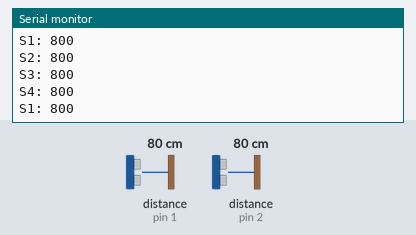
Recording of a sketch running on a simulated Arduino Uno, built with avr-gcc and run on an emulated ATmega328P. On the bench: the last lines printed to the serial monitor. The test bench sets the inputs (shaded band); at power-on: distance to the obstacle (sensors on pin 1, pin 2) 80 cm.

Above: at 2.2 s.
2.3 s: distance to the obstacle (sensor on pin 1) set to 120 cm
At 2.47 s:
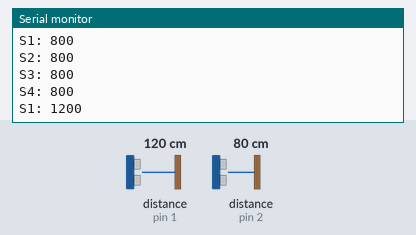
5.3 s: distance to the obstacle (sensor on pin 2) set to 2 cm
At 5.4 s:
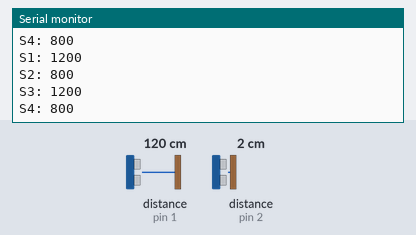
6.8 s: distance to the obstacle (sensor on pin 1) set to 18 cm
At 6.87 s:
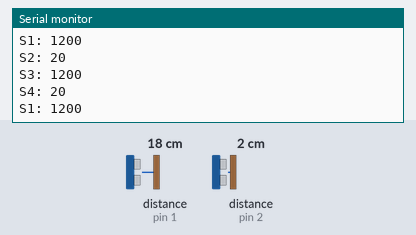
9.8 s: distance to the obstacle (sensor on pin 2) set to 4 cm
At 9.8 s:
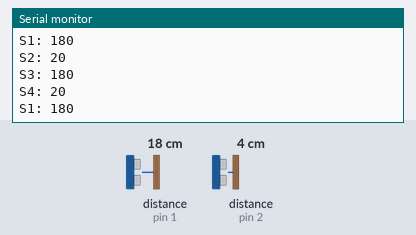
Timing chart, 0 to 12.3 s (numbered marks = the images above; inputs shaded):
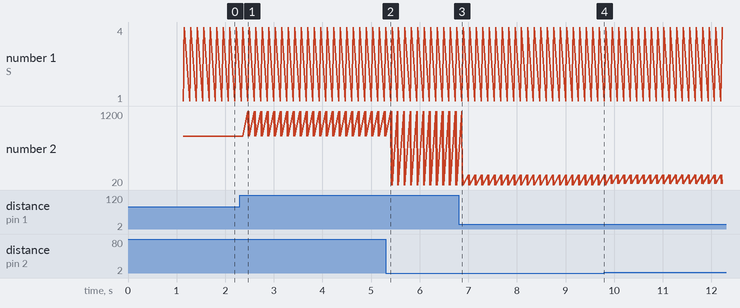

Measured:
- after the input at 2.3 s, the serial monitor: prints a new line after 0.17 s (image 1)
- plotted number 2: 800 → 20 after the input at 5.3 s, 20 → 180 after the input at 6.8 s, 180 → 40 after the input at 9.8 s

The sketch:

FourToF.ino
```cpp
#include <Wire.h>
#include <VL53L0X.h>

VL53L0X leftFrontSensor;
VL53L0X rightFrontSensor;
VL53L0X leftBackSensor;
VL53L0X rightBackSensor;

const int frontLeftSensorPin = 5;
const int frontRightSensorPin = 6;
const int backLeftSensorPin = 7;
const int backRightSensorPin = 8;
int LFD, RFD, LBD, RBD;

void initSensors() {
  pinMode(frontLeftSensorPin, OUTPUT);
  pinMode(frontRightSensorPin, OUTPUT);
  pinMode(backLeftSensorPin, OUTPUT);
  pinMode(backRightSensorPin, OUTPUT);

  digitalWrite(frontLeftSensorPin, LOW);
  digitalWrite(frontRightSensorPin, LOW);
  digitalWrite(backLeftSensorPin, LOW);
  digitalWrite(backRightSensorPin, LOW);

  digitalWrite(frontLeftSensorPin, HIGH);
  delay(150);
  leftFrontSensor.init(true);
  delay(100);
  leftFrontSensor.setAddress((uint8_t)01);

  digitalWrite(frontRightSensorPin, HIGH);
  delay(150);
  rightFrontSensor.init(true);
  delay(100);
  rightFrontSensor.setAddress((uint8_t)02);

  digitalWrite(backLeftSensorPin, HIGH);
  delay(150);
  leftBackSensor.init(true);
  delay(100);
  leftBackSensor.setAddress((uint8_t)01);

  digitalWrite(backRightSensorPin, HIGH);
  delay(150);
  rightBackSensor.init(true);
  delay(100);
  rightBackSensor.setAddress((uint8_t)02);

  leftFrontSensor.startContinuous();
  rightFrontSensor.startContinuous();
  leftBackSensor.startContinuous();
  rightBackSensor.startContinuous();
}

void setup() {
  Serial.begin(9600);
  Wire.begin();
  initSensors();
}

void loop() {
  LFD = leftFrontSensor.readRangeContinuousMillimeters();
  RFD = rightFrontSensor.readRangeContinuousMillimeters();
  LBD = leftBackSensor.readRangeContinuousMillimeters();
  RBD = rightBackSensor.readRangeContinuousMillimeters();

  Serial.print(F("S1: "));
  Serial.println(LFD);
  Serial.print(F("S2: "));
  Serial.println(RFD);
  Serial.print(F("S3: "));
  Serial.println(LBD);
  Serial.print(F("S4: "));
  Serial.println(RBD);
}
```
